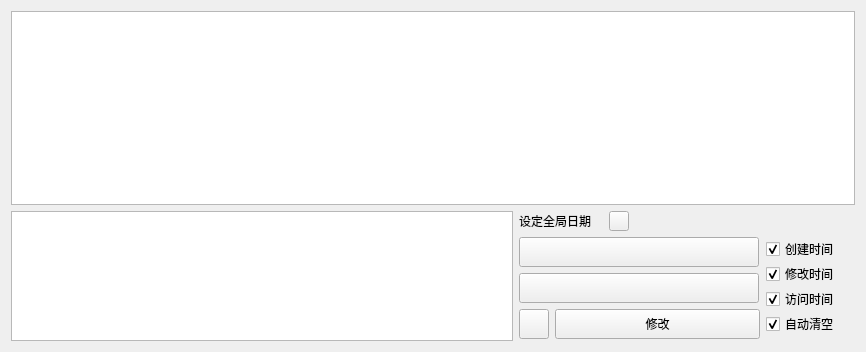
<?xml version="1.0" encoding="UTF-8"?>
<ui version="4.0">
 <class>Form</class>
 <widget class="QWidget" name="Form">
  <property name="geometry">
   <rect>
    <x>0</x>
    <y>0</y>
    <width>866</width>
    <height>352</height>
   </rect>
  </property>
  <property name="windowTitle">
   <string>Form</string>
  </property>
  <layout class="QGridLayout" name="gridLayout_3">
   <item row="0" column="0">
    <layout class="QGridLayout" name="gridLayout_2">
     <item row="0" column="0">
      <widget class="TableWidget" name="table_widget_info_bar"/>
     </item>
     <item row="1" column="0">
      <layout class="QHBoxLayout" name="horizontalLayout_3">
       <item>
        <widget class="TextEdit" name="text_edit_path_input">
         <property name="sizePolicy">
          <sizepolicy hsizetype="Minimum" vsizetype="Maximum">
           <horstretch>0</horstretch>
           <verstretch>0</verstretch>
          </sizepolicy>
         </property>
         <property name="minimumSize">
          <size>
           <width>500</width>
           <height>130</height>
          </size>
         </property>
         <property name="maximumSize">
          <size>
           <width>16777215</width>
           <height>130</height>
          </size>
         </property>
        </widget>
       </item>
       <item>
        <layout class="QGridLayout" name="gridLayout">
         <item row="0" column="0" colspan="2">
          <layout class="QHBoxLayout" name="horizontalLayout_2">
           <property name="spacing">
            <number>0</number>
           </property>
           <item>
            <widget class="StrongBodyLabel" name="StrongBodyLabel">
             <property name="minimumSize">
              <size>
               <width>90</width>
               <height>20</height>
              </size>
             </property>
             <property name="maximumSize">
              <size>
               <width>90</width>
               <height>20</height>
              </size>
             </property>
             <property name="text">
              <string>设定全局日期</string>
             </property>
            </widget>
           </item>
           <item>
            <widget class="ToolButton" name="tool_button_author_info">
             <property name="sizePolicy">
              <sizepolicy hsizetype="Minimum" vsizetype="Fixed">
               <horstretch>0</horstretch>
               <verstretch>0</verstretch>
              </sizepolicy>
             </property>
             <property name="minimumSize">
              <size>
               <width>20</width>
               <height>20</height>
              </size>
             </property>
             <property name="maximumSize">
              <size>
               <width>20</width>
               <height>20</height>
              </size>
             </property>
             <property name="styleSheet">
              <string notr="true">PushButton, ToolButton, ToggleButton, ToggleToolButton {
    color: black;
    background: rgba(255, 255, 255, 0.7);
    border: 1px solid rgba(0, 0, 0, 0.073);
    border-bottom: 1px solid rgba(0, 0, 0, 0.183);
    border-radius: 5px;
    /* font: 14px 'Segoe UI', 'Microsoft YaHei'; */
    padding: 5px 12px 6px 12px;
    outline: none;
}

ToolButton {
    padding: 5px 9px 6px 8px;
}

PushButton[hasIcon=false] {
    padding: 5px 12px 6px 12px;
}

PushButton[hasIcon=true] {
    padding: 5px 12px 6px 36px;
}

DropDownToolButton, PrimaryDropDownToolButton {
    padding: 5px 31px 6px 8px;
}

DropDownPushButton[hasIcon=false],
PrimaryDropDownPushButton[hasIcon=false] {
    padding: 5px 31px 6px 12px;
}

DropDownPushButton[hasIcon=true],
PrimaryDropDownPushButton[hasIcon=true] {
    padding: 5px 31px 6px 36px;
}

PushButton:hover, ToolButton:hover, ToggleButton:hover, ToggleToolButton:hover {
    background: rgba(249, 249, 249, 0.5);
}

PushButton:pressed, ToolButton:pressed, ToggleButton:pressed, ToggleToolButton:pressed {
    color: rgba(0, 0, 0, 0.63);
    background: rgba(249, 249, 249, 0.3);
    border-bottom: 1px solid rgba(0, 0, 0, 0.073);
}

PushButton:disabled, ToolButton:disabled, ToggleButton:disabled, ToggleToolButton:disabled {
    color: rgba(0, 0, 0, 0.36);
    background: rgba(249, 249, 249, 0.3);
    border: 1px solid rgba(0, 0, 0, 0.06);
    border-bottom: 1px solid rgba(0, 0, 0, 0.06);
}


PrimaryPushButton,
PrimaryToolButton,
ToggleButton:checked,
ToggleToolButton:checked {
    color: white;
    background-color: #009faa;
    border: 1px solid #00a7b3;
    border-bottom: 1px solid #007780;
}

PrimaryPushButton:hover,
PrimaryToolButton:hover,
ToggleButton:checked:hover,
ToggleToolButton:checked:hover {
    background-color: #00a7b3;
    border: 1px solid #2daab3;
    border-bottom: 1px solid #007780;
}

PrimaryPushButton:pressed,
PrimaryToolButton:pressed,
ToggleButton:checked:pressed,
ToggleToolButton:checked:pressed {
    color: rgba(255, 255, 255, 0.63);
    background-color: #3eabb3;
    border: 1px solid #3eabb3;
}

PrimaryPushButton:disabled,
PrimaryToolButton:disabled,
ToggleButton:checked:disabled,
ToggleToolButton:checked:disabled {
    color: rgba(255, 255, 255, 0.9);
    background-color: rgb(205, 205, 205);
    border: 1px solid rgb(205, 205, 205);
}

SplitDropButton,
PrimarySplitDropButton {
    border-left: none;
    border-top-left-radius: 0;
    border-bottom-left-radius: 0;
}

#splitPushButton,
#splitToolButton,
#primarySplitPushButton,
#primarySplitToolButton {
    border-top-right-radius: 0;
    border-bottom-right-radius: 0;
}

#splitPushButton:pressed,
#splitToolButton:pressed,
SplitDropButton:pressed {
    border-bottom: 1px solid rgba(0, 0, 0, 0.183);
}

PrimarySplitDropButton:pressed {
    border-bottom: 1px solid #007780;
}

#primarySplitPushButton, #primarySplitToolButton {
    border-right: 1px solid #3eabb3;
}

#primarySplitPushButton:pressed, #primarySplitToolButton:pressed {
    border-bottom: 1px solid #007780;
}

HyperlinkButton {
    /* font: 14px 'Segoe UI', 'Microsoft YaHei'; */
    padding: 6px 12px 6px 12px;
    color: #009faa;
    border: none;
    border-radius: 6px;
    background-color: transparent;
}

HyperlinkButton[hasIcon=false] {
    padding: 6px 12px 6px 12px;
}

HyperlinkButton[hasIcon=true] {
    padding: 6px 12px 6px 36px;
}

HyperlinkButton:hover {
    color: #009faa;
    background-color: rgba(0, 0, 0, 10);
    border: none;
}

HyperlinkButton:pressed {
    color: #009faa;
    background-color: rgba(0, 0, 0, 6);
    border: none;
}

HyperlinkButton:disabled {
    color: rgba(0, 0, 0, 0.43);
    background-color: transparent;
    border: none;
}


RadioButton {
    min-height: 24px;
    max-height: 24px;
    background-color: transparent;
    font: 14px 'Segoe UI', 'Microsoft YaHei', 'PingFang SC';
    color: black;
}

RadioButton::indicator {
    width: 18px;
    height: 18px;
    border-radius: 11px;
    border: 2px solid #999999;
    background-color: rgba(0, 0, 0, 5);
    margin-right: 4px;
}

RadioButton::indicator:hover {
    background-color: rgba(0, 0, 0, 0);
}

RadioButton::indicator:pressed {
    border: 2px solid #bbbbbb;
    background-color: qradialgradient(spread:pad, cx:0.5, cy:0.5, radius:0.5, fx:0.5, fy:0.5,
            stop:0 rgb(255, 255, 255),
            stop:0.5 rgb(255, 255, 255),
            stop:0.6 rgb(225, 224, 223),
            stop:1 rgb(225, 224, 223));
}

RadioButton::indicator:checked {
    height: 22px;
    width: 22px;
    border: none;
    border-radius: 11px;
    background-color: qradialgradient(spread:pad, cx:0.5, cy:0.5, radius:0.5, fx:0.5, fy:0.5,
            stop:0 rgb(255, 255, 255),
            stop:0.5 rgb(255, 255, 255),
            stop:0.6 #009faa,
            stop:1 #009faa);
}

RadioButton::indicator:checked:hover {
    background-color: qradialgradient(spread:pad, cx:0.5, cy:0.5, radius:0.5, fx:0.5, fy:0.5,
            stop:0 rgb(255, 255, 255),
            stop:0.6 rgb(255, 255, 255),
            stop:0.7 #009faa,
            stop:1 #009faa);
}

RadioButton::indicator:checked:pressed {
    background-color: qradialgradient(spread:pad, cx:0.5, cy:0.5, radius:0.5, fx:0.5, fy:0.5,
            stop:0 rgb(255, 255, 255),
            stop:0.5 rgb(255, 255, 255),
            stop:0.6 #009faa,
            stop:1 #009faa);
}

RadioButton:disabled {
    color: rgba(0, 0, 0, 110);
}

RadioButton::indicator:disabled {
    border: 2px solid #bbbbbb;
    background-color: transparent;
}

RadioButton::indicator:disabled:checked {
    border: none;
    background-color: qradialgradient(spread:pad, cx:0.5, cy:0.5, radius:0.5, fx:0.5, fy:0.5,
            stop:0 rgb(255, 255, 255),
            stop:0.5 rgb(255, 255, 255),
            stop:0.6 rgba(0, 0, 0, 0.2169),
            stop:1 rgba(0, 0, 0, 0.2169));
}

TransparentToolButton,
TransparentToggleToolButton,
TransparentDropDownToolButton,
TransparentPushButton,
TransparentDropDownPushButton,
TransparentTogglePushButton {
    background-color: transparent;
    border: none;
    border-radius: 5px;
    margin: 0;
}

TransparentToolButton:hover,
TransparentToggleToolButton:hover,
TransparentDropDownToolButton:hover,
TransparentPushButton:hover,
TransparentDropDownPushButton:hover,
TransparentTogglePushButton:hover {
    background-color: rgba(0, 0, 0, 9);
    border: none;
}

TransparentToolButton:pressed,
TransparentToggleToolButton:pressed,
TransparentDropDownToolButton:pressed,
TransparentPushButton:pressed,
TransparentDropDownPushButton:pressed,
TransparentTogglePushButton:pressed {
    background-color: rgba(0, 0, 0, 6);
    border: none;
}

TransparentToolButton:disabled,
TransparentToggleToolButton:disabled,
TransparentDropDownToolButton:disabled,
TransprentPushButton:disabled,
TransparentDropDownPushButton:disabled,
TransprentTogglePushButton:disabled {
    background-color: transparent;
    border: none;
}


PillPushButton,
PillPushButton:hover,
PillPushButton:pressed,
PillPushButton:disabled,
PillPushButton:checked,
PillPushButton:checked:hover,
PillPushButton:checked:pressed,
PillPushButton:disabled:checked,
PillToolButton,
PillToolButton:hover,
PillToolButton:pressed,
PillToolButton:disabled,
PillToolButton:checked,
PillToolButton:checked:hover,
PillToolButton:checked:pressed,
PillToolButton:disabled:checked {
    background-color: transparent;
    border: none;
}
</string>
             </property>
            </widget>
           </item>
           <item>
            <spacer name="horizontalSpacer">
             <property name="orientation">
              <enum>Qt::Horizontal</enum>
             </property>
             <property name="sizeHint" stdset="0">
              <size>
               <width>211</width>
               <height>17</height>
              </size>
             </property>
            </spacer>
           </item>
          </layout>
         </item>
         <item row="1" column="0">
          <layout class="QVBoxLayout" name="verticalLayout_2">
           <item>
            <widget class="CalendarPicker" name="calendar_picker_ymd">
             <property name="minimumSize">
              <size>
               <width>240</width>
               <height>30</height>
              </size>
             </property>
             <property name="maximumSize">
              <size>
               <width>240</width>
               <height>30</height>
              </size>
             </property>
             <property name="autoDefault">
              <bool>false</bool>
             </property>
             <property name="dateFormat">
              <enum>Qt::LocalDate</enum>
             </property>
            </widget>
           </item>
           <item>
            <widget class="TimePicker" name="time_picker_hms">
             <property name="enabled">
              <bool>true</bool>
             </property>
             <property name="minimumSize">
              <size>
               <width>240</width>
               <height>30</height>
              </size>
             </property>
             <property name="maximumSize">
              <size>
               <width>240</width>
               <height>30</height>
              </size>
             </property>
             <property name="focusPolicy">
              <enum>Qt::StrongFocus</enum>
             </property>
             <property name="toolTip">
              <string/>
             </property>
             <property name="styleSheet">
              <string notr="true">ScrollButton {
    background-color: rgb(249, 249, 249);
    border: none;
    border-radius: 7px;
}

CycleListWidget {
    background-color: transparent;
    border: none;
    border-top-left-radius: 7px;
    border-top-right-radius: 7px;
    outline: none;
    font: 14px 'Segoe UI', 'Microsoft YaHei', 'PingFang SC';
}

CycleListWidget::item {
    color: black;
    background-color: transparent;
    border: none;
    border-radius: 5px;
    margin: 0 4px;
    padding-left: 11px;
    padding-right: 11px;
}

CycleListWidget::item:hover {
    background-color: rgba(0, 0, 0, 9);
}

CycleListWidget::item:selected {
    background-color: rgba(0, 0, 0, 9);
}

CycleListWidget::item:selected:active {
    background-color: rgba(0, 0, 0, 6);
}

PickerPanel &gt; #view {
    background-color: rgb(249, 249, 249);
    border: 1px solid rgba(0, 0, 0, 0.14);
    border-radius: 7px;
}

SeparatorWidget {
    background-color: rgb(234, 234, 234);
}

ItemMaskWidget {
    font: 14px 'Segoe UI', 'Microsoft YaHei', 'PingFang SC';
}

PickerBase {
    font: 14px 'Segoe UI', 'Microsoft YaHei', 'PingFang SC';
    background: rgba(255, 255, 255, 0.7);
    border: 1px solid rgba(0, 0, 0, 0.073);
    border-bottom: 1px solid rgba(0, 0, 0, 0.183);
    border-radius: 5px;
    outline: none;
}

PickerBase:hover {
    background: rgba(249, 249, 249, 0.5);
}

PickerBase:pressed {
    background: rgba(249, 249, 249, 0.3);
    border-bottom: 1px solid rgba(0, 0, 0, 0.073);
}

PickerBase:disabled {
    color: rgba(0, 0, 0, 0.36);
    background: rgba(255, 255, 255, 0.3);
    border: 1px solid rgba(0, 0, 0, 0.06);
    border-bottom: 1px solid rgba(0, 0, 0, 0.06);
}

#pickerButton {
    font: 14px 'Segoe UI', 'Microsoft YaHei', 'PingFang SC';
    color: rgba(0, 0, 0, 0.6);
    background-color: transparent;
    border: none;
    outline: none;
    padding-left: 10px;
    padding-right: 10px;
}

#pickerButton:disabled {
    color: rgba(0, 0, 0, 0.36);
}

#pickerButton[hasBorder=true]:enabled {
    border-right: 1px solid rgba(0, 0, 0, 0.073);
}

#pickerButton[hasBorder=true]:disabled {
    border-right: 1px solid rgba(0, 0, 0, 0.06);
}

#pickerButton[hasBorder=false] {
    border-right: transparent;
}

#pickerButton[enter=true]:enabled {
    color: rgba(0, 0, 0, 0.896);
}

#pickerButton[hasValue=true]:enabled{
    color: rgb(0, 0, 0);
}

#pickerButton[pressed=true] {
    color: rgba(0, 0, 0, 0.6);
}

#pickerButton[align=&quot;center&quot;] {
    text-align: center;
}

#pickerButton[align=&quot;left&quot;] {
    text-align: left;
}

#pickerButton[align=&quot;right&quot;] {
    text-align: right;
}
</string>
             </property>
             <property name="locale">
              <locale language="Chinese" country="China"/>
             </property>
             <property name="text">
              <string/>
             </property>
             <property name="autoDefault">
              <bool>false</bool>
             </property>
             <property name="default">
              <bool>false</bool>
             </property>
             <property name="flat">
              <bool>false</bool>
             </property>
             <property name="secondVisible">
              <bool>true</bool>
             </property>
            </widget>
           </item>
          </layout>
         </item>
         <item row="1" column="1" rowspan="2">
          <layout class="QVBoxLayout" name="verticalLayout">
           <property name="spacing">
            <number>2</number>
           </property>
           <item>
            <widget class="CheckBox" name="check_box_create_time">
             <property name="minimumSize">
              <size>
               <width>29</width>
               <height>22</height>
              </size>
             </property>
             <property name="maximumSize">
              <size>
               <width>90</width>
               <height>22</height>
              </size>
             </property>
             <property name="text">
              <string>创建时间</string>
             </property>
             <property name="checked">
              <bool>true</bool>
             </property>
            </widget>
           </item>
           <item>
            <widget class="CheckBox" name="check_box_modify_time">
             <property name="minimumSize">
              <size>
               <width>29</width>
               <height>22</height>
              </size>
             </property>
             <property name="maximumSize">
              <size>
               <width>90</width>
               <height>22</height>
              </size>
             </property>
             <property name="text">
              <string>修改时间</string>
             </property>
             <property name="checked">
              <bool>true</bool>
             </property>
            </widget>
           </item>
           <item>
            <widget class="CheckBox" name="check_box_access_time">
             <property name="minimumSize">
              <size>
               <width>29</width>
               <height>22</height>
              </size>
             </property>
             <property name="maximumSize">
              <size>
               <width>90</width>
               <height>22</height>
              </size>
             </property>
             <property name="text">
              <string>访问时间</string>
             </property>
             <property name="checked">
              <bool>true</bool>
             </property>
            </widget>
           </item>
           <item>
            <widget class="CheckBox" name="check_box_auto_clear">
             <property name="minimumSize">
              <size>
               <width>29</width>
               <height>22</height>
              </size>
             </property>
             <property name="maximumSize">
              <size>
               <width>90</width>
               <height>22</height>
              </size>
             </property>
             <property name="text">
              <string>自动清空</string>
             </property>
             <property name="checked">
              <bool>true</bool>
             </property>
            </widget>
           </item>
          </layout>
         </item>
         <item row="2" column="0">
          <layout class="QHBoxLayout" name="horizontalLayout">
           <item>
            <widget class="ToolButton" name="tool_button_open_dir">
             <property name="sizePolicy">
              <sizepolicy hsizetype="Minimum" vsizetype="Fixed">
               <horstretch>0</horstretch>
               <verstretch>0</verstretch>
              </sizepolicy>
             </property>
             <property name="minimumSize">
              <size>
               <width>30</width>
               <height>30</height>
              </size>
             </property>
             <property name="maximumSize">
              <size>
               <width>30</width>
               <height>30</height>
              </size>
             </property>
            </widget>
           </item>
           <item>
            <widget class="PushButton" name="push_button_change_time">
             <property name="sizePolicy">
              <sizepolicy hsizetype="Fixed" vsizetype="Fixed">
               <horstretch>0</horstretch>
               <verstretch>0</verstretch>
              </sizepolicy>
             </property>
             <property name="minimumSize">
              <size>
               <width>205</width>
               <height>30</height>
              </size>
             </property>
             <property name="maximumSize">
              <size>
               <width>205</width>
               <height>30</height>
              </size>
             </property>
             <property name="text">
              <string>修改</string>
             </property>
            </widget>
           </item>
          </layout>
         </item>
        </layout>
       </item>
      </layout>
     </item>
    </layout>
   </item>
  </layout>
 </widget>
 <customwidgets>
  <customwidget>
   <class>CheckBox</class>
   <extends>QCheckBox</extends>
   <header>qfluentwidgets</header>
  </customwidget>
  <customwidget>
   <class>PushButton</class>
   <extends>QPushButton</extends>
   <header>qfluentwidgets</header>
  </customwidget>
  <customwidget>
   <class>ToolButton</class>
   <extends>QToolButton</extends>
   <header>qfluentwidgets</header>
  </customwidget>
  <customwidget>
   <class>CalendarPicker</class>
   <extends>QPushButton</extends>
   <header>qfluentwidgets</header>
  </customwidget>
  <customwidget>
   <class>TimePicker</class>
   <extends>QPushButton</extends>
   <header>qfluentwidgets</header>
  </customwidget>
  <customwidget>
   <class>StrongBodyLabel</class>
   <extends>QLabel</extends>
   <header>qfluentwidgets</header>
  </customwidget>
  <customwidget>
   <class>TextEdit</class>
   <extends>QTextEdit</extends>
   <header>qfluentwidgets</header>
  </customwidget>
  <customwidget>
   <class>TableWidget</class>
   <extends>QTableWidget</extends>
   <header>qfluentwidgets</header>
  </customwidget>
 </customwidgets>
 <resources/>
 <connections/>
</ui>
